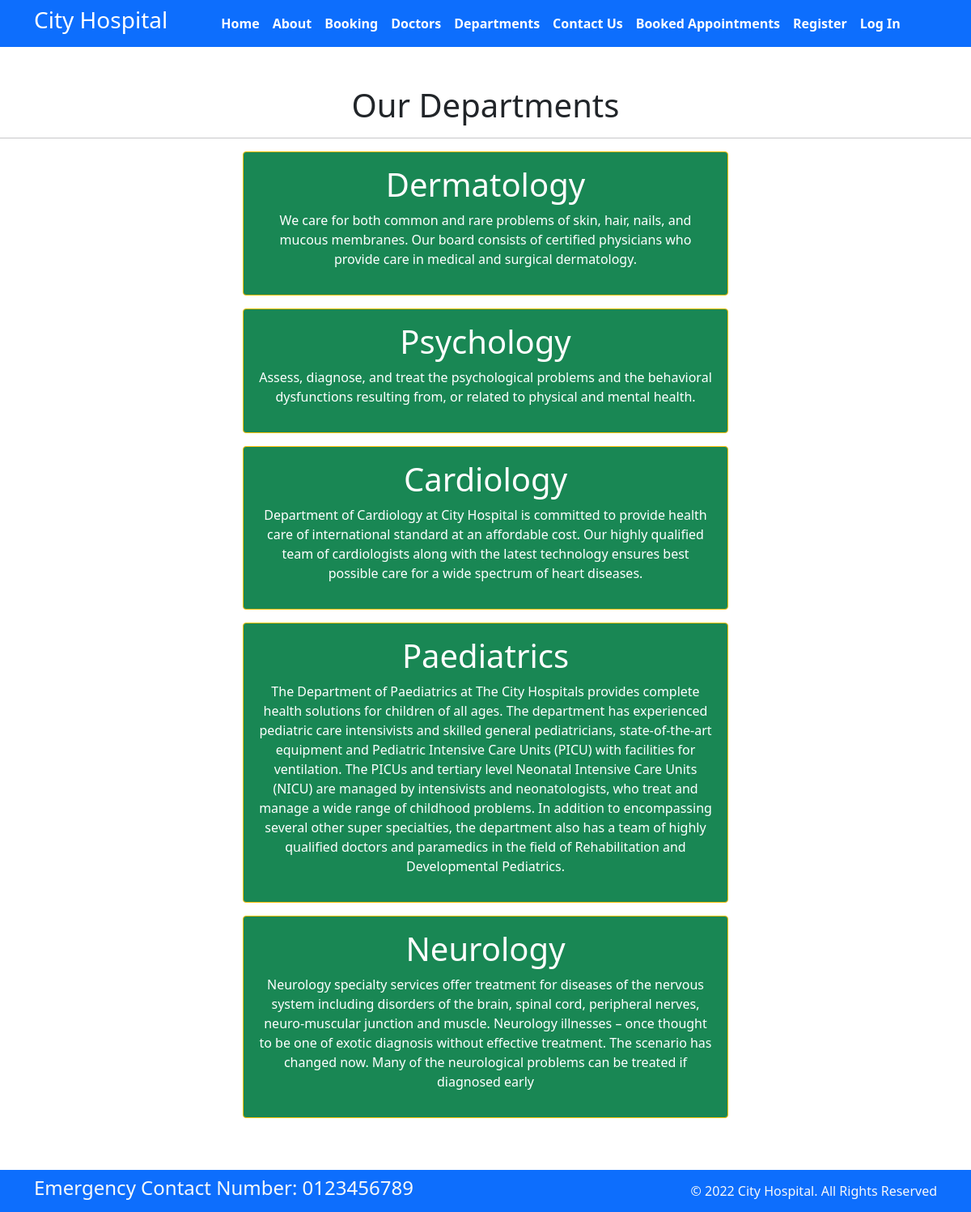
Page /department/ on the committed database.
### home/models.py (models this page shows, shortened)
class Departments(models.Model):
    dep_name = models.CharField(max_length=100)
    dep_description = models.TextField()

### home/views.py (the view)
# urls.py: path('department/', views.department, name='department'),
def department(request):
    dict_dept={
        'dept': Departments.objects.all()
    }
    return render(request, 'department.html', dict_dept)

### templates/department.html (shortened to what this page needs)
{% extends 'base.html' %}
{% block content %}
 <h1 class="text-center">Our Departments</h1>
 <hr>
  {% for d in dept %}
  <div class="mx-auto w-50 bg-success text-center text-white p-3 my-3 border border-warning rounded">
    <h1>{{d.dep_name}}</h1>
    <p>{{d.dep_description}} </p>
  </div>
  {%endfor %}
{% endblock %}

### rows in the picture
Departments: dep_name "Dermatology", dep_description "We care for both common and rare problems of skin, hair, nails, and mucous membranes. Our board consists of certified physicians who provide care in medical and surgical dermatology."
Departments: dep_name "Psychology", dep_description "Assess, diagnose, and treat the psychological problems and the behavioral dysfunctions resulting from, or related to physical and mental health."
Departments: dep_name "Cardiology", dep_description "Department of Cardiology at City Hospital is committed to provide health care of international standard at an affordable cost. Our highly qualified team of cardiologists along with the latest technology ensures best possible care for a wide spectrum of heart diseases."
Departments: dep_name "Paediatrics", dep_description "The Department of Paediatrics at The City Hospitals provides complete health solutions for children of all ages. The department has experienced pediatric care intensivists and skilled general pediatricians, state-of-the-art equipment and Pediatric Intensive Care Units (PICU) with facilities for ventilation. The PICUs and tertiary level Neonatal Intensive Care Units (NICU) are managed by intensivists and neonatologists, who treat and manage a wide range of childhood problems. In addition to encompassing several other super specialties, the department also has a team of highly qualified doctors and paramedics in the field of Rehabilitation and Developmental Pediatrics."
Departments: dep_name "Neurology", dep_description "Neurology specialty services offer treatment for diseases of the nervous system including disorders of the brain, spinal cord, peripheral nerves, neuro-muscular junction and muscle. Neurology illnesses – once thought to be one of exotic diagnosis without effective treatment. The scenario has changed now. Many of the neurological problems can be treated if diagnosed early"
